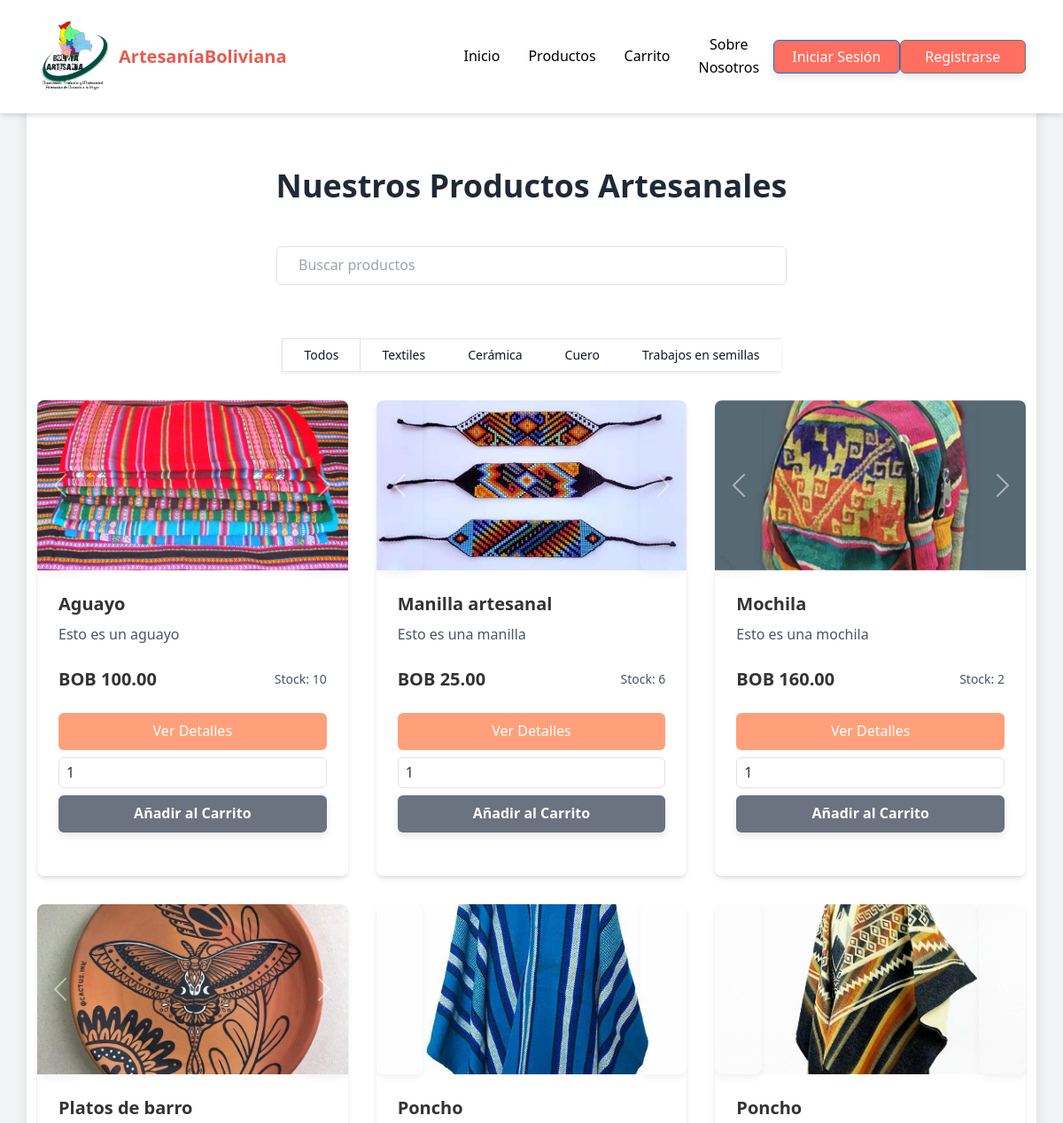
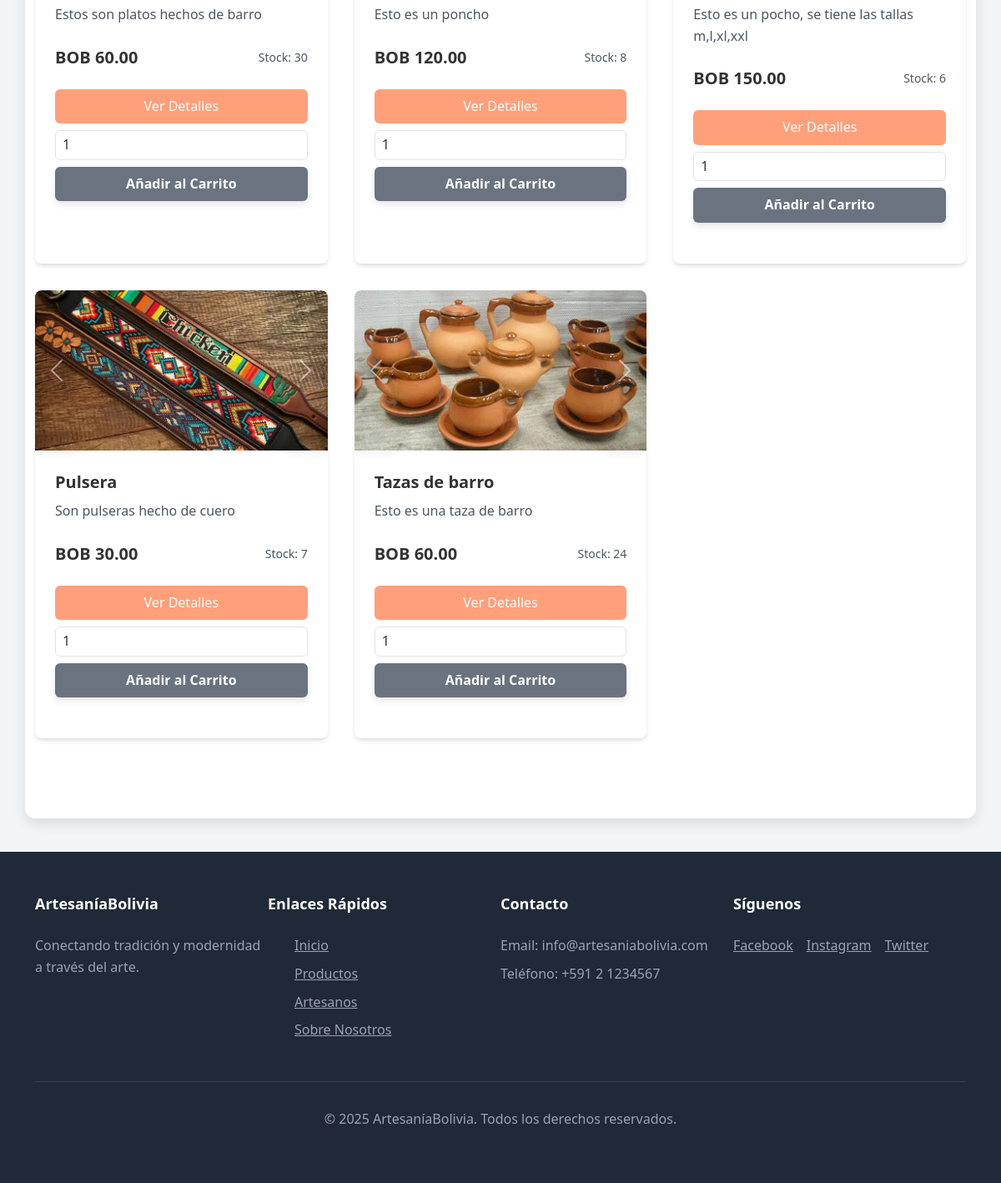
/productos-artesania-bolivia.php, run on the app's committed database (2 pictures, top to bottom).
### tables this page shows
CREATE TABLE `categoria` (
  `id_categoria` int(11) NOT NULL,
  `nombre_categoria` varchar(45) NOT NULL,
  `descripcion` varchar(255) NOT NULL
);

CREATE TABLE `producto` (
  `id_producto` int(11) NOT NULL,
  `nombre` varchar(255) NOT NULL,
  `caracteristica` text DEFAULT NULL,
  `precio` decimal(10,2) NOT NULL,
  `stock` int(11) NOT NULL,
  `fecha_creacion` timestamp NULL DEFAULT current_timestamp(),
  `fecha_actualizacion` timestamp NULL DEFAULT current_timestamp() ON UPDATE current_timestamp(),
  `imagenes` text DEFAULT NULL,
  `id_comunario` int(11) DEFAULT NULL,
  `id_categoria` int(11) NOT NULL
);

### productos-artesania-bolivia.php (the view, shortened to what this page needs)
<?php
$conn = new mysqli("localhost", "root", "", "bdproduc_artesanales");
$sql_categorias = "SELECT id_categoria, nombre_categoria FROM CATEGORIA";
$result_categorias = $conn->query($sql_categorias);
$sql = "SELECT P.id_producto, P.nombre, P.caracteristica, P.id_categoria, P.precio, P.stock, P.imagenes, U.nombre AS nombre_comunario, U.apellido AS apellido_comunario, C.nombre AS nombre_comunidad
        FROM PRODUCTO P
        LEFT JOIN COMUNARIO CO ON P.id_comunario = CO.id_comunario
        LEFT JOIN USUARIO U ON CO.id_comunario = U.id_usuario
        LEFT JOIN COMUNIDAD C ON CO.id_comunidad = C.id_comunidad";
$sql .= " ORDER BY P.nombre ASC";
$stmt = $conn->prepare($sql);
if ($stmt) {
    $stmt->execute();
    $result_productos = $stmt->get_result();
} else {
    $result_productos = false;
}
$productos = array();
if ($result_productos) {
    while ($fila = $result_productos->fetch_assoc()) {
        $productos[] = $fila;
    }
}
$preferencias_categorias = isset($_SESSION['preferencias_categorias']) ? $_SESSION['preferencias_categorias'] : array();
if (!empty($productos)) {
    usort($productos, function ($a, $b) use ($preferencias_categorias) {
        $peso_a = isset($preferencias_categorias[$a['id_categoria']]) ? $preferencias_categorias[$a['id_categoria']] : 0;
        $peso_b = isset($preferencias_categorias[$b['id_categoria']]) ? $preferencias_categorias[$b['id_categoria']] : 0;
        if ($peso_a === $peso_b) {
            return strcasecmp($a['nombre'], $b['nombre']);
        }
        return $peso_b <=> $peso_a;
    });
}
function usuarioLogueado() {
    return isset($_SESSION['id_usuario']);
}
$usuario_nombre = '';
$usuario_tipo = '';
?>
<!DOCTYPE html>
<html lang="es">
<head>
    <link href="https://cdnjs.cloudflare.com/ajax/libs/tailwindcss/2.2.19/tailwind.min.css" rel="stylesheet">
    <link href="https://cdn.jsdelivr.net/npm/bootstrap@5.3.0-alpha1/dist/css/bootstrap.min.css" rel="stylesheet">
    <link rel="stylesheet" href="css/style_web.css">
    <link rel="stylesheet" href="css/styles.css">
</head>
<body class="font-sans bg-gray-100">
    <header class="bg-white shadow-md fixed w-full z-10">
        <nav class="container mx-auto px-6 py-1 flex justify-between items-center">
            <div class="flex items-center">
                <img src="img/logo_l.png" alt="Logo ArtesaníaBolivia" class="h-20 w-20 mr-3">
                <span class="font-bold text-xl" style="color: #e65b50;">ArtesaníaBoliviana</span>
            </div>
            <div class="flex items-center">
                <a href="index.php" class="nav-link text-gray-800 mx-3" style="color: black;" onmouseover="this.style.color='#e65b50'" onmouseout="this.style.color='black'">Inicio</a>
                <a href="productos-artesania-bolivia.php" class="nav-link text-gray-800 mx-3" style="color: black;" onmouseover="this.style.color='#e65b50'" onmouseout="this.style.color='black'">Productos</a>
                <a href="carrito.php" class="nav-link text-gray-800 mx-3" style="color: black;" onmouseover="this.style.color='#e65b50'" onmouseout="this.style.color='black'">Carrito</a>
                <a href="aboutus.php" class="nav-link text-gray-800 mx-3" style="color: black;" onmouseover="this.style.color='#e65b50'" onmouseout="this.style.color='black'">Sobre Nosotros</a>
                <?php if (usuarioLogueado()): ?>
                <div class="flex items-center">
                    <?php
                        $dashboard_url = 'dashboard.php';
                        switch($usuario_tipo) {
                            case 'comprador':
                                $dashboard_url = 'Dashboard/Dashboard_comprador.php';
                            break;
                            case 'vendedor':
                                $dashboard_url = 'Dashboard/Dashboard_comunario.php';
                            break;
                            case 'delivery':
                                $dashboard_url = 'Dashboard/Dashboard_delivery.php';
                            break;
                            case 'administrador':
                                $dashboard_url = 'Dashboard/Dashboard_administrador.php';
                            break;
                        }
                    ?>
                    <div class="relative">
                        <button id="userMenuButton" class="flex items-center focus:outline-none " onclick="toggleUserMenu()">
                            <span class="mr-2"><?php echo htmlspecialchars($usuario_nombre); ?></span>
                            <svg class="w-4 h-4" fill="none" stroke="currentColor" viewBox="0 0 24 24" xmlns="http://www.w3.org/2000/svg"><path stroke-linecap="round" stroke-linejoin="round" stroke-width="2" d="M19 9l-7 7-7-7"></path></svg>
                        </button>
                        <div id="userMenu" class="absolute right-0 mt-2 w-48 bg-white rounded-md shadow-lg hidden">
                            <a href="logout.php" class="block px-4 py-2 text-sm text-gray-700 hover:bg-gray-100">Cerrar Sesión</a>
                        </div>
                    </div>
                    <a href="<?php echo $dashboard_url; ?>" class="mx-3 cursor-pointer hover:opacity-80 transition-opacity" title="Ver Perfil">
                        <img src="img/user.png" alt="Perfil" class="w-10 h-10 rounded-full object-cover border-2 border-gray-300">
                    </a>
                </div>
                <?php else: ?>
                <button type="button" class="btn btn-primary" data-bs-toggle="modal" data-bs-target="#loginModal">Iniciar Sesión</button>
                <button type="button" class="btn btn-secondary" data-bs-toggle="modal" data-bs-target="#registroModal">Registrarse</button>
                <?php endif; ?>
            </div>
        </nav>
    </header>
    <main class="container mx-auto px-6 py-24" style="padding-top: 150px;">
        <h1 class="text-4xl font-bold text-center text-gray-800 mb-12">Nuestros Productos Artesanales</h1>
        <div class="max-w-xl mx-auto mb-10">
            <input type="text" id="product-search" placeholder="Buscar productos" class="w-full border border-gray-300 rounded-md px-4 py-2 focus:outline-none focus:ring-2 focus:ring-orange-300" autocomplete="off">
        </div>
        <div class="flex justify-center mb-8">
            <div class="inline-flex rounded-md shadow-sm" role="group">
            <a href="productos-artesania-bolivia.php" class="px-4 py-2 text-sm font-medium text-gray-900 bg-white border border-custom-200 hover:bg-gray-100 hover:text-custom-700 focus:z-10 focus:ring-2 focus:ring-indigo-700 focus:text-indigo-700 no-underline">Todos</a>
                <?php while($cat = $result_categorias->fetch_assoc()): ?>
                    <a href="productos-artesania-bolivia.php?id_categoria=<?php echo $cat['id_categoria']; ?>" class="px-4 py-2 text-sm font-medium text-gray-900 bg-white border-t border-b border-gray-200 hover:bg-gray-100 hover:text-indigo-700 focus:z-10 focus:ring-2 focus:ring-indigo-700 focus:text-indigo-700 no-underline">
                        <?php echo $cat['nombre_categoria']; ?>
                    </a>
                <?php endwhile; ?>
            </div>
        </div>
        <div class="grid grid-cols-1 md:grid-cols-3 gap-8">
            <?php if (!empty($productos)): ?>
                <?php foreach ($productos as $row): ?>
                    <?php
                        $imagenesData = @unserialize($row['imagenes']);
                        $imagenes = [];
                        if (is_array($imagenesData)) {
                            foreach ($imagenesData as $imagen) {
                                if ($imagen) {
                                    $imagenes[] = 'Dashboard/Funciones_db/Crud_administrador/uploads/' . $imagen;
                                }
                            }
                        }
                        $productoNombre = $row['nombre'] ?? '';
                        $productoCaracteristica = $row['caracteristica'] ?? '';
                        $searchIndexSource = $productoNombre . ' ' . $productoCaracteristica;
                        $searchIndex = function_exists('mb_strtolower') ? mb_strtolower($searchIndexSource, 'UTF-8') : strtolower($searchIndexSource);
                    ?>
                    <div class="product-card bg-white rounded-lg shadow-md overflow-hidden" data-search="<?php echo htmlspecialchars($searchIndex, ENT_QUOTES, 'UTF-8'); ?>">
                        <div id="carousel-<?php echo $row['id_producto']; ?>" class="carousel slide" data-bs-ride="carousel">
                            <div class="carousel-inner">
                                <?php foreach ($imagenes as $index => $imagen): ?>
                                    <div class="carousel-item <?php echo $index === 0 ? 'active' : ''; ?>">
                                        <img src="<?php echo htmlspecialchars($imagen); ?>" alt="<?php echo htmlspecialchars($row['nombre']); ?>" class="d-block w-100 h-48 object-cover">
                                    </div>
                                <?php endforeach; ?>
                            </div>
                            <button class="carousel-control-prev" type="button" data-bs-target="#carousel-<?php echo $row['id_producto']; ?>" data-bs-slide="prev">
                                <span class="carousel-control-prev-icon" aria-hidden="true"></span>
                            </button>
                            <button class="carousel-control-next" type="button" data-bs-target="#carousel-<?php echo $row['id_producto']; ?>" data-bs-slide="next">
                                <span class="carousel-control-next-icon" aria-hidden="true"></span>
                            </button>
                        </div>
                        <div class="p-6">
                            <h3 class="font-semibold text-xl mb-2"><?php echo htmlspecialchars($row['nombre']); ?></h3>
                            <p class="text-gray-600 mb-4"><?php echo htmlspecialchars($row['caracteristica']); ?></p>
                            <div class="flex justify-between items-center">
                                <span class="text-xl font-bold text-custom-800">BOB <?php echo htmlspecialchars($row['precio']); ?></span>
                                <span class="text-sm text-gray-600">Stock: <?php echo htmlspecialchars($row['stock']); ?></span>
                            </div>
                            <a href="detalles_producto.php?id_producto=<?php echo $row['id_producto']; ?>" class="w-full text-white px-4 py-2 rounded-md block text-center mt-4 no-underline" style="background-color: #FFA07A;">Ver Detalles</a>
                            <form method="POST" action="productos-artesania-bolivia.php">
                                <input type="number" name="cantidad" value="1" min="1" class="w-full border border-gray-300 rounded-md mt-2 mb-2 px-2 py-1">
                                <button type="submit" name="agregar_carrito" class="w-full bg-gray-500 text-white px-4 py-2 rounded-md">Añadir al Carrito</button>
                            </form>
                        </div>
                    </div>
                <?php endforeach; ?>
            <?php else: ?>
                <p class="text-center text-gray-600 col-span-1 md:col-span-3">No se encontraron productos.</p>
            <?php endif; ?>
        </div>
    </main>
    <footer class="bg-gray-800 text-white py-12">
        <div class="container mx-auto px-6">
            <div class="flex flex-wrap justify-between">
                <div class="w-full md:w-1/4 mb-6 md:mb-0">
                    <h3 class="text-lg font-semibold mb-4">ArtesaníaBolivia</h3>
                    <p class="text-gray-400">Conectando tradición y modernidad a través del arte.</p>
                </div>
                <div class="w-full md:w-1/4 mb-6 md:mb-0">
                    <h3 class="text-lg font-semibold mb-4">Enlaces Rápidos</h3>
                    <ul class="space-y-2">
                        <li><a href="index.php" class="text-gray-400 hover:text-white transition duration-300">Inicio</a></li>
                        <li><a href="productos.html" class="text-gray-400 hover:text-white transition duration-300">Productos</a></li>
                        <li><a href="artesanos.html" class="text-gray-400 hover:text-white transition duration-300">Artesanos</a></li>
                        <li><a href="sobre-nosotros.html" class="text-gray-400 hover:text-white transition duration-300">Sobre Nosotros</a></li>
                    </ul>
                </div>
                <div class="w-full md:w-1/4 mb-6 md:mb-0">
                    <h3 class="text-lg font-semibold mb-4">Contacto</h3>
                    <p class="text-gray-400 mb-2">Email: info@artesaniabolivia.com</p>
                    <p class="text-gray-400">Teléfono: +591 2 1234567</p>
                </div>
                <div class="w-full md:w-1/4">
                    <h3 class="text-lg font-semibold mb-4">Síguenos</h3>
                    <div class="flex space-x-4">
                        <a href="#" class="text-gray-400 hover:text-white transition duration-300">Facebook</a>
                        <a href="#" class="text-gray-400 hover:text-white transition duration-300">Instagram</a>
                        <a href="#" class="text-gray-400 hover:text-white transition duration-300">Twitter</a>
                    </div>
                </div>
            </div>
            <div class="border-t border-gray-700 mt-8 pt-8 text-center">
                <p class="text-gray-400">&copy; 2025 ArtesaníaBolivia. Todos los derechos reservados.</p>
            </div>
        </div>
    </footer>
</body>
</html>

### css/style_web.css (style rules this page uses)
html, body { height: 100%; }
body { font-family: 'Poppins', sans-serif; display: flex; flex-direction: column; }
main { flex: 1; }
.nav-link { position: relative; transition: color 0.3s ease; }
.nav-link::after { content: ''; position: absolute; width: 0; height: 2px; bottom: -5px; left: 0; background-color: #ff6f61; transition: width 0.3s ease; }
.btn-primary { background-color:#ff6f61; transition: background-color 0.3s ease, transform 0.3s ease; }
.btn-secondary { background-color:#ff6f61; transition: background-color 0.3s ease, transform 0.3s ease; }

### css/styles.css (style rules this page uses)
* { margin: 0; padding: 0; box-sizing: border-box; }
body { font-family: 'Segoe UI', Tahoma, Geneva, Verdana, sans-serif; background-color: #e0e4e8; color: #333; line-height: 1.6; margin: 0; padding: 0; display: flex; flex-direction: column; }
header { background-color: #1e2a38; color: white; padding: 20px 0; text-align: center; box-shadow: 0 4px 10px rgba(0, 0, 0, 0.1); }
main { margin: 40px auto; max-width: 1200px; padding: 30px; background-color: #fff; border-radius: 12px; box-shadow: 0 6px 15px rgba(0, 0, 0, 0.1); transition: transform 0.3s ease; flex: 1; }
form { margin-bottom: 25px; }
input[type="text"], input[type="email"], input[type="password"], input[type="date"] { width: 100%; padding: 12px; margin-bottom: 20px; border: 1px solid #ccc; border-radius: 6px; font-size: 1em; transition: border-color 0.3s ease, box-shadow 0.3s ease; }
button { background-color: #ff6f61; color: white; padding: 12px 20px; border: none; border-radius: 8px; font-size: 1em; font-weight: bold; cursor: pointer; transition: background-color 0.3s ease, transform 0.2s ease; box-shadow: 0 4px 8px rgba(0, 0, 0, 0.1); width: 100%; }
main, table, form { animation: fadeIn 0.5s ease; }

### data on the page
categoria: nombre_categoria "Textiles"
categoria: nombre_categoria "Cerámica"
categoria: nombre_categoria "Cuero"
categoria: nombre_categoria "Trabajos en semillas"
producto: shows a picture, nombre "Aguayo", caracteristica "Esto es un aguayo", precio "100.00", stock "10"
producto: shows a picture, nombre "Manilla artesanal", caracteristica "Esto es una manilla", precio "25.00", stock "6"
producto: nombre (picture), nombre "Mochila", caracteristica "Esto es una mochila", precio "160.00", stock "2"
producto: nombre "Platos de barro", caracteristica "Estos son platos hechos de barro", precio "60.00", stock "30"
producto: nombre (picture), nombre "Poncho", caracteristica "Esto es un poncho", precio "120.00", stock "8"
producto: nombre "Poncho", caracteristica "Esto es un pocho, se tiene las tallas m,l,xl,xxl", precio "150.00", stock "6"
producto: nombre "Pulsera", caracteristica "Son pulseras hecho de cuero", precio "30.00", stock "7"
producto: shows a picture, nombre "Tazas de barro", caracteristica "Esto es una taza de barro", precio "60.00", stock "24"
